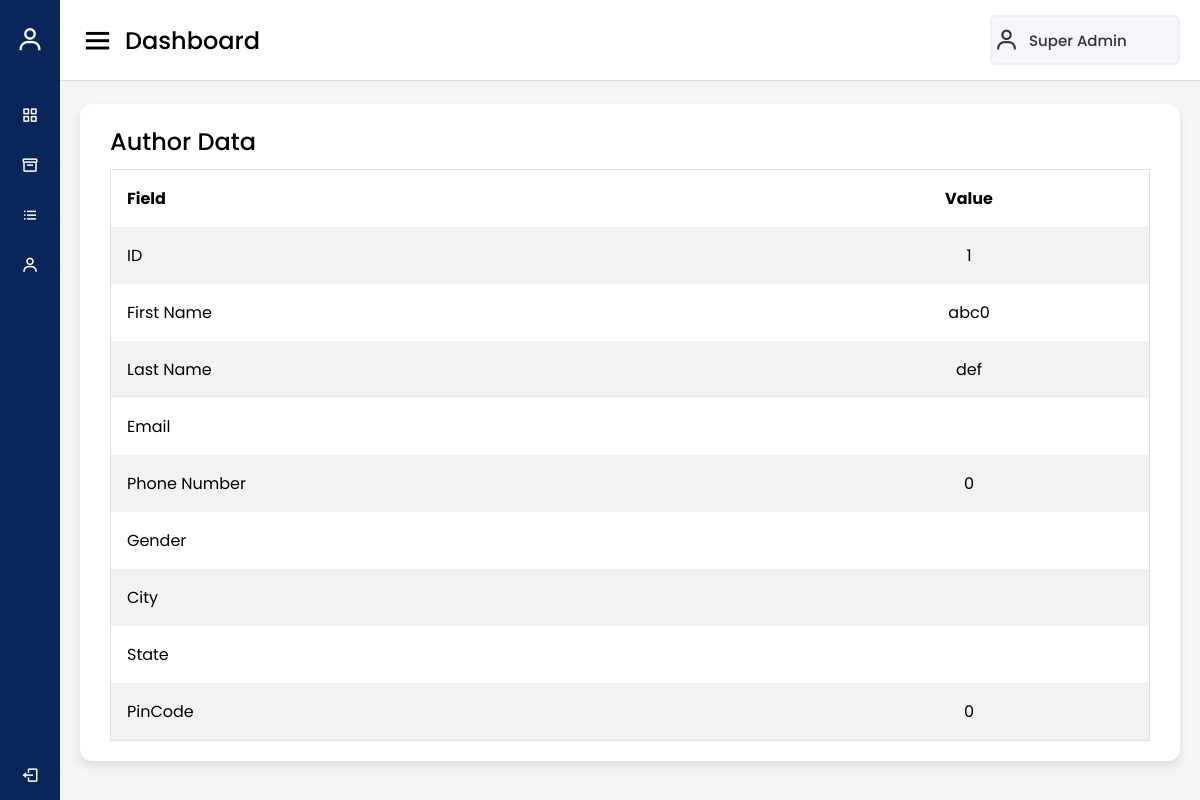
Screenshot of /Admin/author_view.php?id=1 (signed in) with the database file from the repository.
### tables this page shows
CREATE TABLE `admin_data` (
  `admin_id` int(11) NOT NULL,
  `admin_first_name` varchar(20) NOT NULL,
  `admin_last_name` varchar(20) NOT NULL,
  `admin_email` varchar(100) NOT NULL,
  `admin_password` varchar(20) NOT NULL
);

CREATE TABLE `author_data` (
  `author_id` int(11) NOT NULL,
  `author_first_name` varchar(20) NOT NULL,
  `author_last_name` varchar(20) NOT NULL,
  `author_email` varchar(100) NOT NULL,
  `author_phone_no` bigint(11) NOT NULL,
  `author_password` varchar(20) NOT NULL,
  `author_gender` varchar(10) NOT NULL,
  `author_city` varchar(20) NOT NULL,
  `author_state` varchar(20) NOT NULL,
  `author_pincode` int(11) NOT NULL,
  `author_email_status` int(1) NOT NULL,
  `author_verified` int(1) NOT NULL
);

### Admin/author_view.php (the view, shortened to what this page needs)
<?php
if(isset($_SESSION['ad_id'])){
?>
<!DOCTYPE html>
<html lang="en" dir="ltr">
<head>
    <link rel="stylesheet" href="./style.css">
    <link href='https://unpkg.com/boxicons@2.0.7/css/boxicons.min.css' rel='stylesheet'>
</head>
<?php
include "../database/connect.php";
$id = $_SESSION['ad_id'];
$aid = $_GET['id'];
$que1 = mysqli_query($con, "SELECT * FROM admin_data WHERE admin_id=$id");
$arr1 = mysqli_fetch_array($que1);
$que2 = mysqli_query($con, "SELECT * FROM author_data WHERE author_id=$aid");
$arr2 = mysqli_fetch_array($que2);
?>
<body>
    <div class="sidebar">
        <div class="logo-details">
            <i class='bx bx-user bx-flashing'></i>
            <span class="logo_name">Admin Pannel</span>
        </div>
        <ul class="nav-links">
            <li>
                <a href="./index.php">
                    <i class='bx bx-grid-alt'></i>
                    <span class="links_name">Dashboard</span>
                </a>
            </li>
            <li>
        <a href="./book_review.php">
          <i class='bx bx-box'></i>
          <span class="links_name">Book</span>
        </a>
      </li>
            <li>
                <a href="./author.php">
                    <i class='bx bx-list-ul'></i>
                    <span class="links_name">Author list</span>
                </a>
            </li>
            <li>
                <a href="./profile.php">
                    <i class='bx bx-user'></i>
                    <span class="links_name">Profile</span>
                </a>
            </li>
            <li class="log_out">
                <a href="../logout.php">
                    <i class='bx bx-log-out'></i>
                    <span class="links_name">Log out</span>
                </a>
            </li>
        </ul>
    </div>
    <section class="home-section">
        <nav>
            <div class="sidebar-button">
                <i class='bx bx-menu sidebarBtn'></i>
                <span class="dashboard">Dashboard</span>
            </div>
            <div class="profile-details">
                <i class='bx bx-user'></i>
                <a href="./profile.php"><span class="admin_name"><?php echo $arr1['admin_first_name'], " ", $arr1['admin_last_name'];  ?></span></a>
            </div>
        </nav>
        <div class="home-content">
            <div class="sales-boxes">
                <div class="recent-sales box">
                    <div class="title">Author Data</div>
                    <div class="sales-details">
                        <table>
                            <tr>
                                <th>Field</th>
                                <th>Value</th>
                            </tr>
                            <tr>
                                <td>ID</td>
                                <td><?php echo $arr2['author_id']; ?></td>
                            </tr>
                            <tr>
                                <td>First Name</td>
                                <td><?php echo $arr2['author_first_name']; ?></td>
                            </tr>
                            <tr>
                                <td>Last Name</td>
                                <td><?php echo $arr2['author_last_name']; ?></td>
                            </tr>
                            <tr>
                                <td>Email</td>
                                <td><?php echo $arr2['author_email']; ?></td>
                            </tr>
                            <tr>
                                <td>Phone Number</td>
                                <td><?php echo $arr2['author_phone_no']; ?></td>
                            </tr>
                            <tr>
                                <td>Gender</td>
                                <td><?php echo $arr2['author_gender']; ?></td>
                            </tr>
                            <tr>
                                <td>City</td>
                                <td><?php echo $arr2['author_city']; ?></td>
                            </tr>
                            <tr>
                                <td>State</td>
                                <td><?php echo $arr2['author_state']; ?></td>
                            </tr>
                            <tr>
                                <td>PinCode</td>
                                <td><?php echo $arr2['author_pincode']; ?></td>
                            </tr>
                        </table>
                    </div>
                </div>
            </div>
        </div>
    </section>
</body>
</html>
<?php
} else {
    header('Location: ../login.html');
}
?>

### Admin/style.css (style rules this page uses)
* { margin: 0; padding: 0; box-sizing: border-box; font-family: 'Poppins', sans-serif; text-decoration: none; }
.sidebar { position: fixed; height: 100%; width: 240px; background: #0A2558; transition: all 0.5s ease; }
.sidebar .logo-details { height: 80px; display: flex; align-items: center; }
.sidebar .logo-details i { font-size: 28px; font-weight: 500; color: #fff; min-width: 60px; text-align: center }
.sidebar .logo-details .logo_name { color: #fff; font-size: 24px; font-weight: 500; }
.sidebar .nav-links { margin-top: 10px; }
.sidebar .nav-links li { position: relative; list-style: none; height: 50px; }
.sidebar .nav-links li a { height: 100%; width: 100%; display: flex; align-items: center; text-decoration: none; transition: all 0.4s ease; }
.sidebar .nav-links li i { min-width: 60px; text-align: center; font-size: 18px; color: #fff; }
.sidebar .nav-links li a .links_name { color: #fff; font-size: 15px; font-weight: 400; white-space: nowrap; }
.sidebar .nav-links .log_out { position: absolute; bottom: 0; width: 100%; }
.home-section { position: relative; background: #f5f5f5; min-height: 100vh; width: calc(100% - 240px); left: 240px; transition: all 0.5s ease; }
.home-section nav { display: flex; justify-content: space-between; height: 80px; background: #fff; display: flex; align-items: center; position: fixed; width: calc(100% - 240px); left: 240px; z-index: 100; padding: 0 20px; box-shadow: 0 1px 1px rgba(0, 0, 0, 0.1); transition: all 0.5s ease; }
.home-section nav .sidebar-button { display: flex; align-items: center; font-size: 24px; font-weight: 500; }
nav .sidebar-button i { font-size: 35px; margin-right: 10px; }
.home-section nav .profile-details { display: flex; align-items: center; background: #F5F6FA; border: 2px solid #EFEEF1; border-radius: 6px; height: 50px; min-width: 190px; padding: 0 15px 0 2px; }
nav .profile-details .admin_name { font-size: 15px; font-weight: 500; color: #333; margin: 0 10px; white-space: nowrap; }
nav .profile-details i { font-size: 25px; color: #333; }
.home-section .home-content { position: relative; padding-top: 104px; }
.home-content .sales-boxes { display: flex; justify-content: space-between; }
.home-content .sales-boxes .recent-sales { width: 100%; background: #fff; padding: 20px 30px; margin: 0 20px; border-radius: 12px; box-shadow: 0 5px 10px rgba(0, 0, 0, 0.1); }
.home-content .sales-boxes .sales-details { display: flex; align-items: center; justify-content: space-between; }
.sales-boxes .box .title { font-size: 24px; font-weight: 500; margin-bottom: 10px; }
table { border-collapse: collapse; border-spacing: 0; width: 100%; border: 1px solid #ddd; }
th, td { text-align: center; padding: 16px; }
th:first-child, td:first-child { text-align: left; }
tr:nth-child(even) { background-color: #f2f2f2 }
a { text-decoration: none; }
@media (max-width: 1240px) { .sidebar { width: 60px; } }
@media (max-width: 1240px) { .home-section { width: calc(100% - 60px); left: 60px; } }
@media (max-width: 1240px) { .home-section nav { width: calc(100% - 60px); left: 60px; } }

### rows the page displays
admin_data: admin_first_name "Super", admin_last_name "Admin"
author_data: author_id "1", author_first_name "abc0", author_last_name "def", author_phone_no "0", author_pincode "0"
